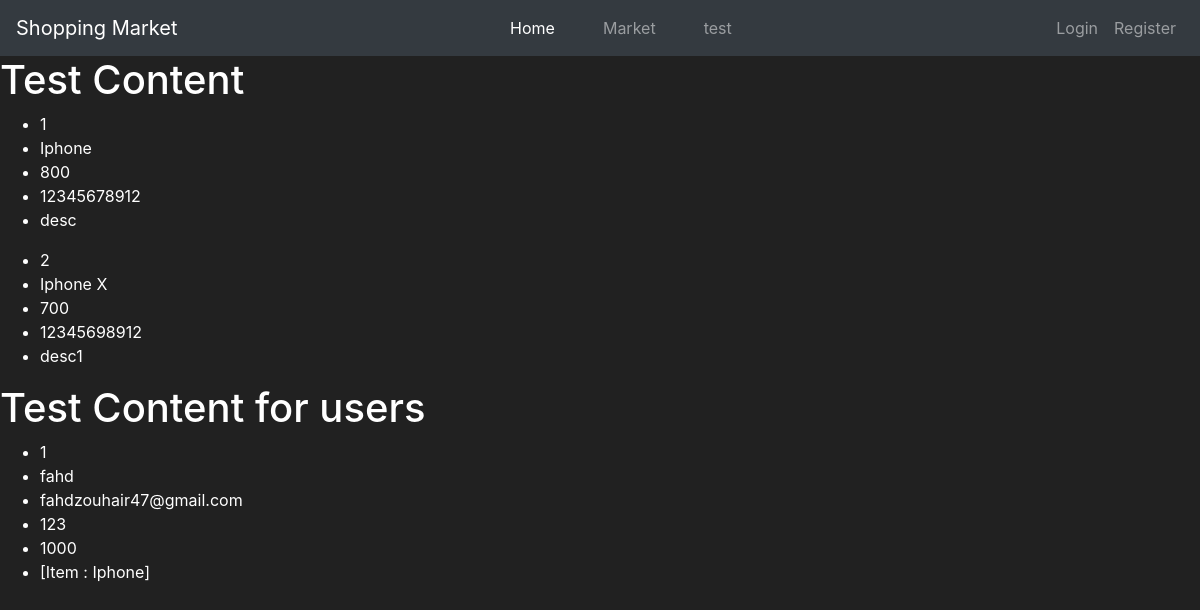
The page /test on the database as committed earlier.
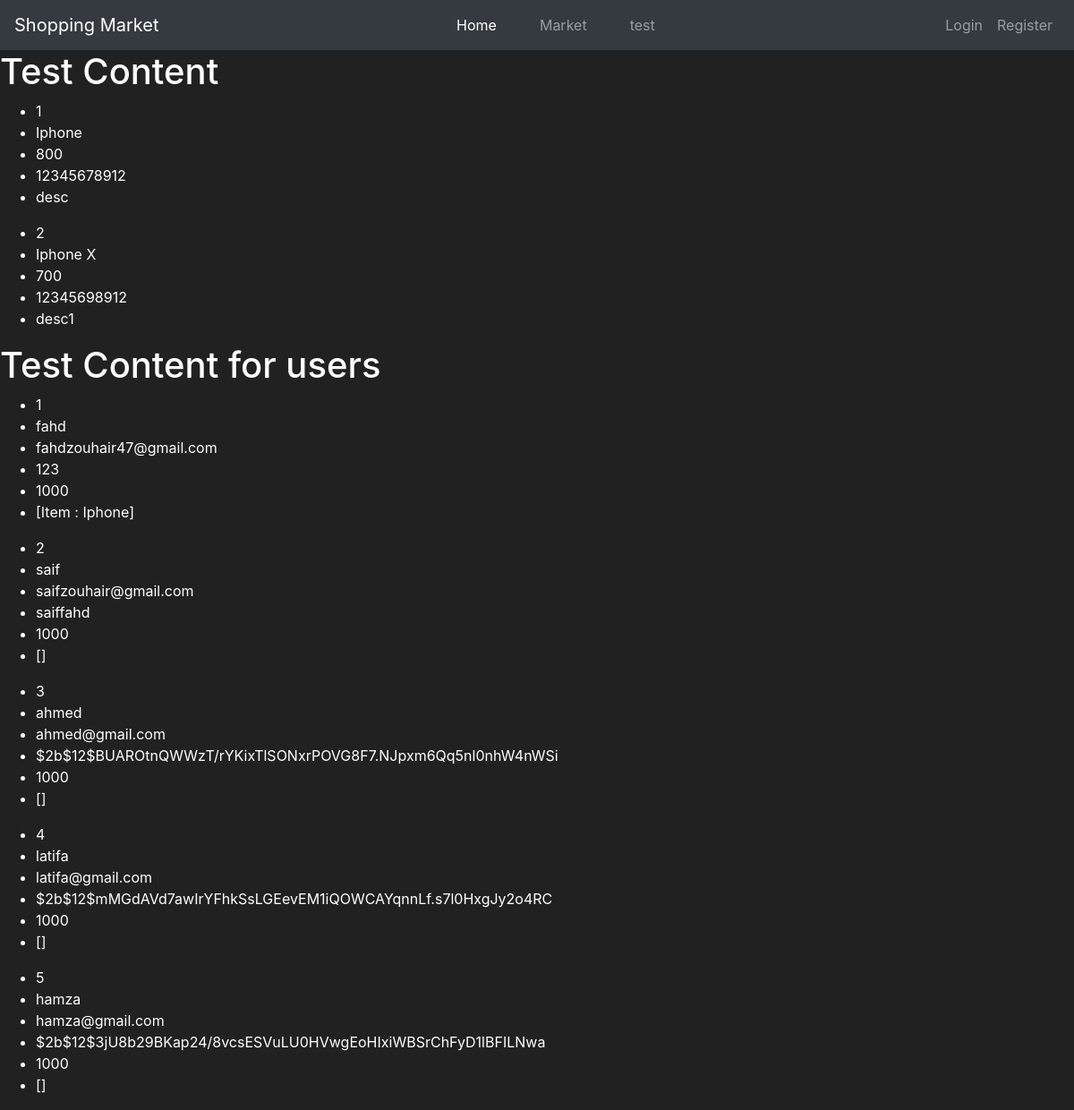
The same page on the database as committed later.
### market/models.py (models this page shows, shortened)
class Item(db.Model):
    id = db.Column(db.Integer(), primary_key=True)
    name = db.Column(db.String(length=30), nullable=False, unique=True)
    price = db.Column(db.Integer(), nullable=False)
    barcode = db.Column(db.String(length=12), nullable=False, unique=True)
    description = db.Column(db.String(length=1024), nullable=False, unique=True)
    owner = db.Column(db.Integer(), db.ForeignKey('user.id'))
    def __repr__(self):
        return f'Item : {self.name}'

class User(db.Model ,UserMixin):
    id = db.Column(db.Integer(), primary_key=True)
    username = db.Column(db.String(length=30), nullable=False, unique=True)
    email_adress = db.Column(db.String(length=50), nullable=False, unique=True)
    password_hash = db.Column(db.String(length=60), nullable=False)
    budget = db.Column(db.Integer(), nullable=False, default=1000)
    items = db.relationship('Item', backref='owned_user', lazy=True)
    @property
    def password(self):
        return self.password

### market/routes.py (the view)
@app.route('/test')
def test_page():
    item_test = Item.query.all()
    user_test = User.query.all()
    items = [
        {'id': 1, 'name': 'Phone', 'barcode': '893212299897', 'price': 500},
        {'id': 2, 'name': 'Laptop', 'barcode': '123985473165', 'price': 900},
        {'id': 3, 'name': 'Keyboard', 'barcode': '231985128446', 'price': 150}
    ]
    return render_template('test.html' , items=item_test , users = user_test)

### market/templates/test.html (shortened to what this page needs)
{% extends 'base.html' %}
{% block content %}
    <h1>Test Content</h1>
    {% for item in items %}
        <ul>
            <li>{{ item.id }}</li>
            <li>{{ item.name }}</li>
            <li>{{ item.price }}</li>
            <li>{{ item.barcode }}</li>
            <li>{{ item.description }}</li>
        </ul>
    {% endfor %}
    <h1>Test Content for users</h1>
    {% for user in users %}
        <ul>
            <li>{{ user.id }}</li>
            <li>{{ user.username }}</li>
            <li>{{ user.email_adress }}</li>
            <li>{{ user.password_hash }}</li>
            <li>{{ user.budget }}</li>
            <li>{{ user.items }}</li>
        </ul>
    {% endfor %}
{% endblock %}

### market/templates/base.html (shortened to what this page needs)
<!doctype html>
<html lang="en">
  <head>
    <link rel="stylesheet" href="https://cdn.jsdelivr.net/npm/bootstrap@4.5.3/dist/css/bootstrap.min.css">
  </head>
  <body>
    <nav class="navbar navbar-expand-md navbar-dark bg-dark">
      <a class="navbar-brand" href="#">Shopping Market</a>
      <div  class="collapse navbar-collapse" id="navbarNav">
        <ul class="ml-auto mr-auto navbar-nav mr-auto" >
            <li class="pl-3 pr-3 nav-item active">
                <a class="nav-link home" href="{{ url_for('index') }}">Home <span class="sr-only">(current)</span></a>
            </li>
            <li class="pl-3 pr-3 nav-item">
                <a class="nav-link market_page" href="{{ url_for('market_page') }}">Market</a>
            </li>
            <li class="pl-3 pr-3 nav-item">
                <a class="nav-link" href="{{ url_for('test_page') }}">test</a>
            </li>
        </ul>
        {% if current_user.is_authenticated %}
                <ul class="navbar-nav">
                  <li class="nav-item">
                      <a class="nav-link" style="color: lawngreen; font-weight: bold">
                          <i class="fas fa-coins"></i>
                          {{ current_user.show_budget }}
                      </a>
                  </li>
                  <li class="nav-item">
                      <a class="nav-link">Welcome, {{ current_user.username }}</a>
                  </li>
                  <li class="nav-item">
                      <a class="nav-link" href="{{ url_for('logout_page') }}">Logout</a>
                  </li>
              </ul>
        {% else  %}
            <ul class="navbar-nav">
              <li class="nav-item">
                  <a class="nav-link" href="{{ url_for('login_page') }}">Login</a>
              </li>
              <li class="nav-item">
                  <a class="nav-link" href="{{ url_for('register_page') }}">Register</a>
              </li>
          </ul>
        {% endif %}
      </div>
    </nav>
    {% block content%}
    {% endblock %}
  </body>
</html>

### market/templates/base.html (style rules this page uses)
body { background-color: #212121; color: white }

Rows that differ between the two databases and show on the page:
added User: id "2", username "saif", email_adress "saifzouhair@gmail.com", password_hash "saiffahd", budget "1000", items "[]"
added User: id "3", username "ahmed", email_adress "ahmed@gmail.com", password_hash "$2b$12$BUAROtnQWWzT/rYKixTlSONxrPOVG8F7.NJpxm6Qq5nl0nhW4nWSi", budget "1000", items "[]"
added User: id "4", username "latifa", email_adress "latifa@gmail.com", password_hash "$2b$12$mMGdAVd7awIrYFhkSsLGEevEM1iQOWCAYqnnLf.s7l0HxgJy2o4RC", budget "1000", items "[]"
added User: id "5", username "hamza", email_adress "hamza@gmail.com", password_hash "$2b$12$3jU8b29BKap24/8vcsESVuLU0HVwgEoHIxiWBSrChFyD1lBFILNwa", budget "1000", items "[]"
